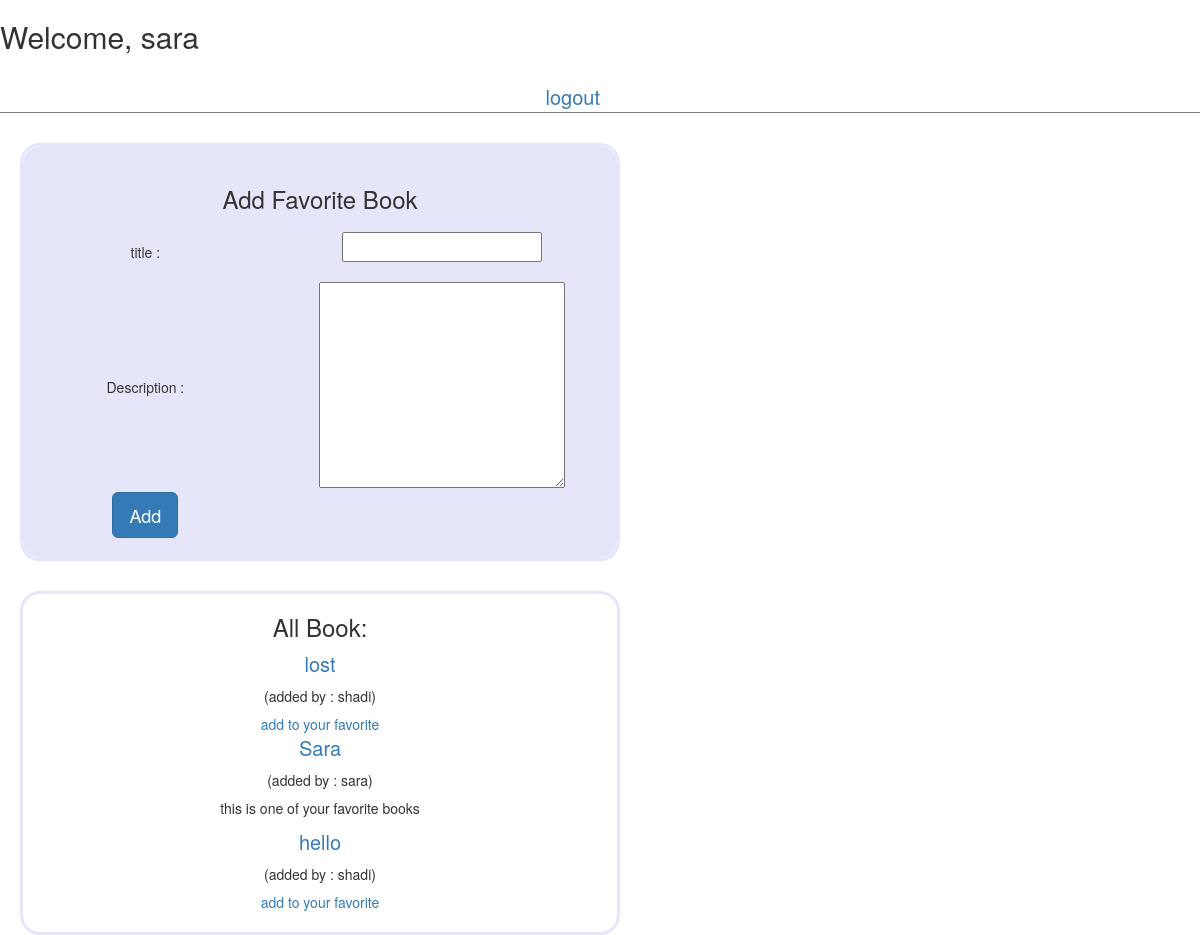
Screenshot of /book (signed in) with the database file from the repository.
### newapp/models.py (models this page shows)
class User(models.Model):
  firstname=models.CharField(max_length=255)
  lastname=models.CharField(max_length=255)
  email=models.CharField(max_length=255)
  password=models.CharField(max_length=255)
  created_at = models.DateField(auto_now_add=True)
  updated_at = models.DateTimeField(auto_now=True)
  objects=ManageUser()

class Book(models.Model):
    title=models.CharField(max_length=255)
    desc=models.TextField()
    created_at=models.DateField(auto_now_add=True)
    updated_at=models.DateTimeField(auto_now=True)
    uploaded=models.ForeignKey(User,related_name="Books_uploaded",on_delete=models.CASCADE)
    userslike=models.ManyToManyField(User,related_name="Books")
    objects=ManageBook()

### newapp/views.py (the view)
# urls.py: path('book',views.show),
def show(request):
    if 'id' in request.session:
        context={
             'book':Book.objects.all(),
            'result':User.objects.get(id= request.session["id"])}
        return render(request,"book.html",context)
    else:
        return redirect("/")

### newapp/templates/book.html (shortened to what this page needs)
<!DOCTYPE html>
<html lang="en">
<head>
    <link rel="stylesheet" href="https://maxcdn.bootstrapcdn.com/bootstrap/3.4.1/css/bootstrap.min.css">
</head>
<body>
    <div class="head">
    <div class="results">
   <h2>Welcome, {{result.firstname}}</h2>
</div>
<div class="results" id="logout"><a class="booktitle" href="/logout">logout</a></div>
</div>
<div class="main">
  <form action="/addbook" method="post" class="form">
   <h3>Add Favorite Book</h3>
    <table>
     <tr>
         <td>title :</td>
         <td><input type="text" name="title"></td>
        </tr>
        <tr>
         <td>Description :</td>
         <td> <textarea name="desc" id="" cols="30" rows="10"></textarea> </td>
        </tr>
        <tr>
            <td><button class="btn btn-primary  btn-lg" type="submit">Add</button></td>
        </tr>
    </table>
  </form>
</div>
<div class="main">
 {%if book%}
    <h3 >All Book:</h3>
  {%for boo in book%}
  <div class="s">
   <a  class="booktitle" href="/bookshow/{{boo.id}}"> {{boo.title}}</a>
   <h5>(added by : {{boo.uploaded.firstname}})</h5>
   {% if result in boo.userslike.all %}
   <p>this is one of your favorite books</p>
   {%else%}
   <div><a href="/addfavorite/{{boo.id}}">add  to your favorite</a></div>
 {%endif%}
  {%endfor%}
</div>
  {%endif%}
</div>
</body>
</html>

### newapp/templates/book.html (style rules this page uses)
.results { display:inline-block; width: 600px; vertical-align: top; }
#logout { text-align: right; padding-top:20px; }
.head { border-bottom:1px solid grey; }
.main { vertical-align: top; display: inline-block; width: 600px; text-align: center; min-height: 300px; margin-left:20px; margin-top:30px; border: lavender 3px solid; border-radius: 20px; }
td { width:500px; }
input { width: 200px; height: 30px; margin:10px 0px 20px 0px; }
.booktitle { font-size: 20px; }
.form { background-color: lavender; padding:20px 0 20px 0px ; border-radius: 18px; ; }
.s { border-bottom: lavender ; margin-bottom: 20px; }

### rows the page displays
User: firstname "sara"
Book: title "lost", uploaded.firstname "shadi"
Book: title "Sara", uploaded.firstname "sara", shows "this is one of your favorite books"
Book: title "hello", uploaded.firstname "shadi"
